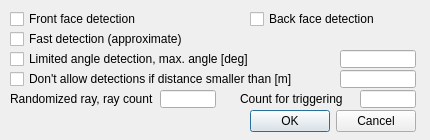
<?xml version="1.0" encoding="UTF-8"?>
<ui version="4.0">
 <class>CQDlgProxSensDetectionParam</class>
 <widget class="QDialog" name="CQDlgProxSensDetectionParam">
  <property name="geometry">
   <rect>
    <x>0</x>
    <y>0</y>
    <width>430</width>
    <height>140</height>
   </rect>
  </property>
  <property name="windowTitle">
   <string>Detection Parameters</string>
  </property>
  <property name="locale">
   <locale language="English" country="UnitedStates"/>
  </property>
  <widget class="QCheckBox" name="qqMinDistEnabled">
   <property name="geometry">
    <rect>
     <x>10</x>
     <y>70</y>
     <width>321</width>
     <height>18</height>
    </rect>
   </property>
   <property name="focusPolicy">
    <enum>Qt::StrongFocus</enum>
   </property>
   <property name="text">
    <string>Don't allow detections if distance smaller than [m]</string>
   </property>
  </widget>
  <widget class="QCheckBox" name="qqLimitedAngle">
   <property name="geometry">
    <rect>
     <x>10</x>
     <y>50</y>
     <width>321</width>
     <height>18</height>
    </rect>
   </property>
   <property name="focusPolicy">
    <enum>Qt::StrongFocus</enum>
   </property>
   <property name="text">
    <string>Limited angle detection, max. angle [deg]</string>
   </property>
  </widget>
  <widget class="QCheckBox" name="qqBackFace">
   <property name="geometry">
    <rect>
     <x>250</x>
     <y>10</y>
     <width>171</width>
     <height>18</height>
    </rect>
   </property>
   <property name="focusPolicy">
    <enum>Qt::StrongFocus</enum>
   </property>
   <property name="text">
    <string>Back face detection</string>
   </property>
  </widget>
  <widget class="QCheckBox" name="qqFrontFace">
   <property name="geometry">
    <rect>
     <x>10</x>
     <y>10</y>
     <width>231</width>
     <height>18</height>
    </rect>
   </property>
   <property name="focusPolicy">
    <enum>Qt::StrongFocus</enum>
   </property>
   <property name="text">
    <string>Front face detection</string>
   </property>
  </widget>
  <widget class="QCheckBox" name="qqFast">
   <property name="geometry">
    <rect>
     <x>10</x>
     <y>30</y>
     <width>401</width>
     <height>18</height>
    </rect>
   </property>
   <property name="focusPolicy">
    <enum>Qt::StrongFocus</enum>
   </property>
   <property name="text">
    <string>Fast detection (approximate)</string>
   </property>
  </widget>
  <widget class="QLineEdit" name="qqAngle">
   <property name="geometry">
    <rect>
     <x>340</x>
     <y>50</y>
     <width>76</width>
     <height>18</height>
    </rect>
   </property>
  </widget>
  <widget class="QLineEdit" name="qqMinDist">
   <property name="geometry">
    <rect>
     <x>340</x>
     <y>70</y>
     <width>76</width>
     <height>18</height>
    </rect>
   </property>
  </widget>
  <widget class="QDialogButtonBox" name="qqOkCancel">
   <property name="geometry">
    <rect>
     <x>15</x>
     <y>105</y>
     <width>401</width>
     <height>32</height>
    </rect>
   </property>
   <property name="standardButtons">
    <set>QDialogButtonBox::Cancel|QDialogButtonBox::Ok</set>
   </property>
  </widget>
  <widget class="QLabel" name="qqRand2">
   <property name="geometry">
    <rect>
     <x>240</x>
     <y>90</y>
     <width>111</width>
     <height>18</height>
    </rect>
   </property>
   <property name="text">
    <string>Count for triggering</string>
   </property>
  </widget>
  <widget class="QLineEdit" name="qqRandomizedDetectionCount">
   <property name="geometry">
    <rect>
     <x>360</x>
     <y>90</y>
     <width>56</width>
     <height>18</height>
    </rect>
   </property>
  </widget>
  <widget class="QLineEdit" name="qqRayCount">
   <property name="geometry">
    <rect>
     <x>160</x>
     <y>90</y>
     <width>56</width>
     <height>18</height>
    </rect>
   </property>
  </widget>
  <widget class="QLabel" name="qqRand1">
   <property name="geometry">
    <rect>
     <x>10</x>
     <y>90</y>
     <width>151</width>
     <height>18</height>
    </rect>
   </property>
   <property name="text">
    <string>Randomized ray, ray count</string>
   </property>
  </widget>
 </widget>
 <resources/>
 <connections/>
</ui>
